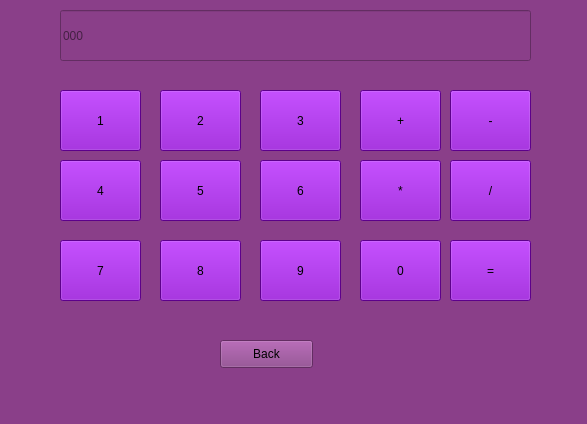
<?xml version="1.0" encoding="UTF-8"?>
<ui version="4.0">
 <class>Calculator</class>
 <widget class="QMainWindow" name="Calculator">
  <property name="geometry">
   <rect>
    <x>0</x>
    <y>0</y>
    <width>587</width>
    <height>424</height>
   </rect>
  </property>
  <property name="windowTitle">
   <string>MainWindow</string>
  </property>
  <property name="styleSheet">
   <string notr="true">background-color: rgb(138, 63, 137);</string>
  </property>
  <widget class="QWidget" name="centralwidget">
   <widget class="QPushButton" name="backButton">
    <property name="geometry">
     <rect>
      <x>220</x>
      <y>340</y>
      <width>93</width>
      <height>28</height>
     </rect>
    </property>
    <property name="text">
     <string>Back</string>
    </property>
   </widget>
   <widget class="QPushButton" name="button2">
    <property name="geometry">
     <rect>
      <x>160</x>
      <y>90</y>
      <width>81</width>
      <height>61</height>
     </rect>
    </property>
    <property name="styleSheet">
     <string notr="true">QPushButton{
	background-color: rgb(130, 0, 195);
	font: 75 10pt &quot;MS Shell Dlg 2&quot;;
}</string>
    </property>
    <property name="text">
     <string>2</string>
    </property>
   </widget>
   <widget class="QPushButton" name="buttonEquals">
    <property name="geometry">
     <rect>
      <x>450</x>
      <y>240</y>
      <width>81</width>
      <height>61</height>
     </rect>
    </property>
    <property name="styleSheet">
     <string notr="true">QPushButton{
	background-color: rgb(130, 0, 195);
	font: 75 10pt &quot;MS Shell Dlg 2&quot;;
}</string>
    </property>
    <property name="text">
     <string>=</string>
    </property>
   </widget>
   <widget class="QPushButton" name="button7">
    <property name="geometry">
     <rect>
      <x>60</x>
      <y>240</y>
      <width>81</width>
      <height>61</height>
     </rect>
    </property>
    <property name="styleSheet">
     <string notr="true">QPushButton{
	background-color: rgb(130, 0, 195);
	font: 75 10pt &quot;MS Shell Dlg 2&quot;;
}</string>
    </property>
    <property name="text">
     <string>7</string>
    </property>
   </widget>
   <widget class="QPushButton" name="button0">
    <property name="geometry">
     <rect>
      <x>360</x>
      <y>240</y>
      <width>81</width>
      <height>61</height>
     </rect>
    </property>
    <property name="styleSheet">
     <string notr="true">QPushButton{
	background-color: rgb(130, 0, 195);
	font: 75 10pt &quot;MS Shell Dlg 2&quot;;
}</string>
    </property>
    <property name="text">
     <string>0</string>
    </property>
   </widget>
   <widget class="QPushButton" name="button9">
    <property name="geometry">
     <rect>
      <x>260</x>
      <y>240</y>
      <width>81</width>
      <height>61</height>
     </rect>
    </property>
    <property name="styleSheet">
     <string notr="true">QPushButton{
	background-color: rgb(130, 0, 195);
	font: 75 10pt &quot;MS Shell Dlg 2&quot;;
}</string>
    </property>
    <property name="text">
     <string>9</string>
    </property>
   </widget>
   <widget class="QPushButton" name="buttonMinus">
    <property name="geometry">
     <rect>
      <x>450</x>
      <y>90</y>
      <width>81</width>
      <height>61</height>
     </rect>
    </property>
    <property name="styleSheet">
     <string notr="true">QPushButton{
	background-color: rgb(130, 0, 195);
	font: 75 10pt &quot;MS Shell Dlg 2&quot;;
}</string>
    </property>
    <property name="text">
     <string>-</string>
    </property>
   </widget>
   <widget class="QPushButton" name="button1">
    <property name="geometry">
     <rect>
      <x>60</x>
      <y>90</y>
      <width>81</width>
      <height>61</height>
     </rect>
    </property>
    <property name="styleSheet">
     <string notr="true">QPushButton{
	background-color: rgb(130, 0, 195);
	font: 75 10pt &quot;MS Shell Dlg 2&quot;;
}</string>
    </property>
    <property name="text">
     <string>1</string>
    </property>
   </widget>
   <widget class="QPushButton" name="buttonPlus">
    <property name="geometry">
     <rect>
      <x>360</x>
      <y>90</y>
      <width>81</width>
      <height>61</height>
     </rect>
    </property>
    <property name="styleSheet">
     <string notr="true">QPushButton{
	background-color: rgb(130, 0, 195);
	font: 75 10pt &quot;MS Shell Dlg 2&quot;;
}</string>
    </property>
    <property name="text">
     <string>+</string>
    </property>
   </widget>
   <widget class="QLineEdit" name="lineEdit">
    <property name="geometry">
     <rect>
      <x>60</x>
      <y>10</y>
      <width>471</width>
      <height>51</height>
     </rect>
    </property>
    <property name="styleSheet">
     <string notr="true">QLineEdit{
	font: 18pt &quot;MS Shell Dlg 2&quot;;
}</string>
    </property>
    <property name="alignment">
     <set>Qt::AlignJustify|Qt::AlignVCenter</set>
    </property>
    <property name="placeholderText">
     <string>000</string>
    </property>
   </widget>
   <widget class="QPushButton" name="button3">
    <property name="geometry">
     <rect>
      <x>260</x>
      <y>90</y>
      <width>81</width>
      <height>61</height>
     </rect>
    </property>
    <property name="styleSheet">
     <string notr="true">QPushButton{
	background-color: rgb(130, 0, 195);
	font: 75 10pt &quot;MS Shell Dlg 2&quot;;
}</string>
    </property>
    <property name="text">
     <string>3</string>
    </property>
   </widget>
   <widget class="QPushButton" name="button5">
    <property name="geometry">
     <rect>
      <x>160</x>
      <y>160</y>
      <width>81</width>
      <height>61</height>
     </rect>
    </property>
    <property name="styleSheet">
     <string notr="true">QPushButton{
	background-color: rgb(130, 0, 195);
	font: 75 10pt &quot;MS Shell Dlg 2&quot;;
}</string>
    </property>
    <property name="text">
     <string>5</string>
    </property>
   </widget>
   <widget class="QPushButton" name="button6">
    <property name="geometry">
     <rect>
      <x>260</x>
      <y>160</y>
      <width>81</width>
      <height>61</height>
     </rect>
    </property>
    <property name="styleSheet">
     <string notr="true">QPushButton{
	background-color: rgb(130, 0, 195);
	font: 75 10pt &quot;MS Shell Dlg 2&quot;;
}</string>
    </property>
    <property name="text">
     <string>6</string>
    </property>
   </widget>
   <widget class="QPushButton" name="button4">
    <property name="geometry">
     <rect>
      <x>60</x>
      <y>160</y>
      <width>81</width>
      <height>61</height>
     </rect>
    </property>
    <property name="styleSheet">
     <string notr="true">QPushButton{
	background-color: rgb(130, 0, 195);
	font: 75 10pt &quot;MS Shell Dlg 2&quot;;
}</string>
    </property>
    <property name="text">
     <string>4</string>
    </property>
   </widget>
   <widget class="QPushButton" name="buttonDivide">
    <property name="geometry">
     <rect>
      <x>450</x>
      <y>160</y>
      <width>81</width>
      <height>61</height>
     </rect>
    </property>
    <property name="styleSheet">
     <string notr="true">QPushButton{
	background-color: rgb(130, 0, 195);
	font: 75 10pt &quot;MS Shell Dlg 2&quot;;
}</string>
    </property>
    <property name="text">
     <string>/</string>
    </property>
   </widget>
   <widget class="QPushButton" name="buttonMultiply">
    <property name="geometry">
     <rect>
      <x>360</x>
      <y>160</y>
      <width>81</width>
      <height>61</height>
     </rect>
    </property>
    <property name="styleSheet">
     <string notr="true">QPushButton{
	background-color: rgb(130, 0, 195);
	font: 75 10pt &quot;MS Shell Dlg 2&quot;;
}</string>
    </property>
    <property name="text">
     <string>*</string>
    </property>
   </widget>
   <widget class="QPushButton" name="button8">
    <property name="geometry">
     <rect>
      <x>160</x>
      <y>240</y>
      <width>81</width>
      <height>61</height>
     </rect>
    </property>
    <property name="styleSheet">
     <string notr="true">QPushButton{
	background-color: rgb(130, 0, 195);
	font: 75 10pt &quot;MS Shell Dlg 2&quot;;
}</string>
    </property>
    <property name="text">
     <string>8</string>
    </property>
   </widget>
  </widget>
  <widget class="QMenuBar" name="menubar">
   <property name="geometry">
    <rect>
     <x>0</x>
     <y>0</y>
     <width>587</width>
     <height>26</height>
    </rect>
   </property>
  </widget>
  <widget class="QStatusBar" name="statusbar"/>
 </widget>
 <resources/>
 <connections/>
</ui>
